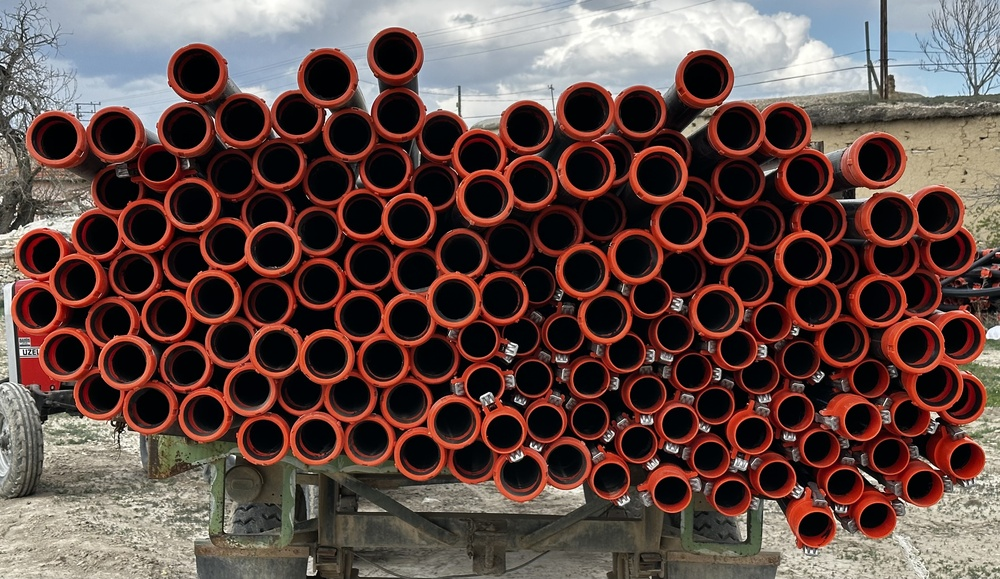
#> input picture pipe.jpeg, 1000 x 579 px, shrunk from 3722 x 2155 before the run
$ jupyter execute pipecounter.ipynb
#> lines starting #> are read from the running program, lines starting #| are printed output that depends on the picture; after the words box and inside, x2 and y2 are one past the last pixel; in counts of white or black regions, pixels touching at a corner belong together
[cell 1]
import cv2
import numpy as np
import matplotlib.pyplot as plt

[cell 2]
image = cv2.imread('pipe.jpeg')
#> image is the input picture: shape (579, 1000, 3); mean B, G, R 71, 75.7, 99.3

hsv = cv2.cvtColor(image, cv2.COLOR_BGR2HSV)
#> hsv: shape (579, 1000, 3); mean H, S, V 55, 127.2, 103.5
lower_orange = np.array([0, 100, 50])
upper_orange = np.array([70, 255, 255])
mask = cv2.inRange(hsv, lower_orange, upper_orange)
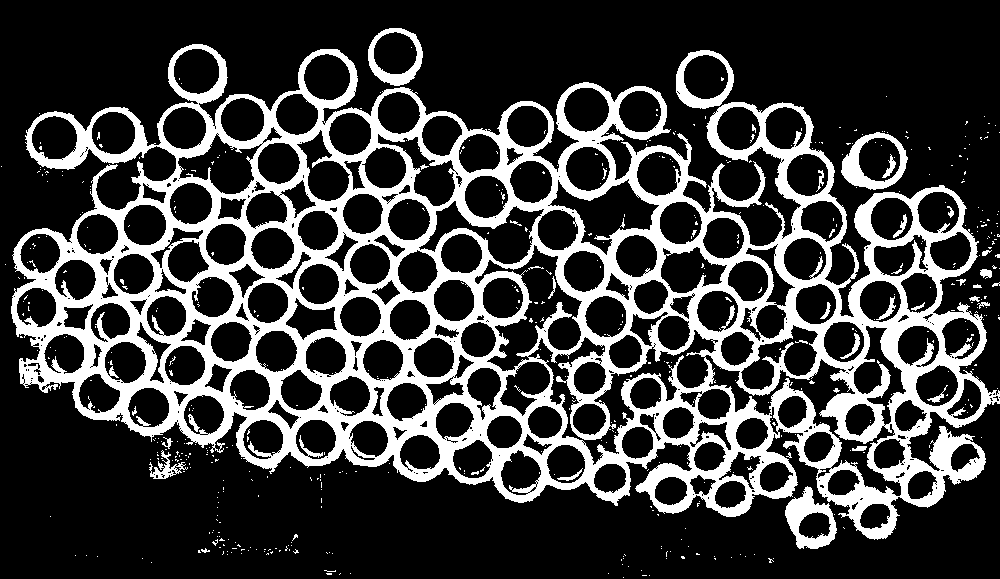
#> mask: shape (579, 1000); 24.1% white; 563 white regions (525 under 20 px), largest, box (x1, y1, x2, y2) and area: (11, 44, 1000, 540) 131002, (785, 486, 837, 549) 1478, (841, 132, 908, 190) 1424
filtered = cv2.bitwise_and(image, image, mask=mask)
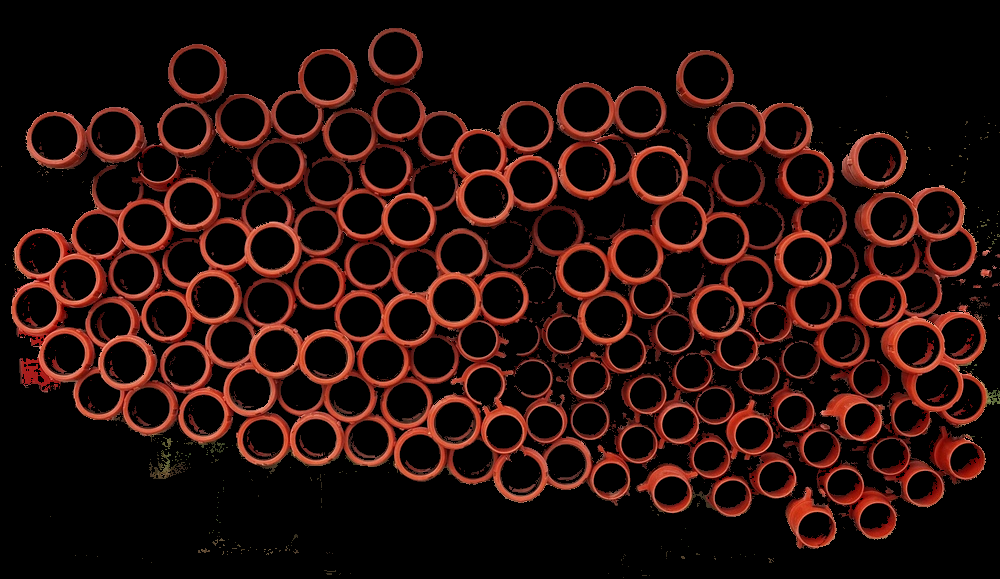
#> filtered: shape (579, 1000, 3); mean B, G, R 10.5, 13.8, 34.8
plt.imshow(filtered, cmap='gray');

[cell 3]
gray = cv2.cvtColor(filtered, cv2.COLOR_BGR2GRAY)
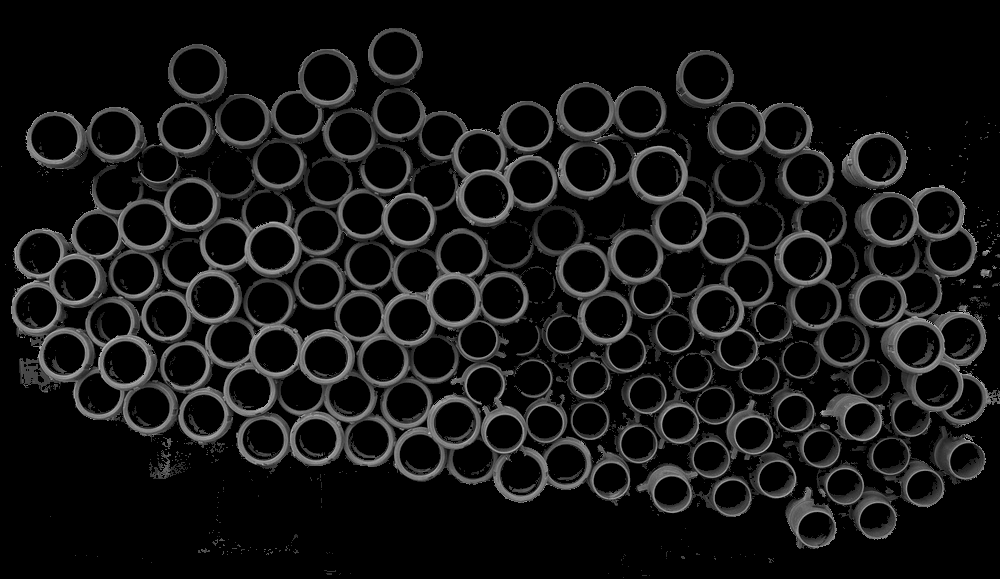
#> gray: shape (579, 1000); min 0, max 199, mean 19.7
plt.imshow(gray, cmap='gray');

[cell 4]
blur = cv2.GaussianBlur(gray, (21,21), 0)
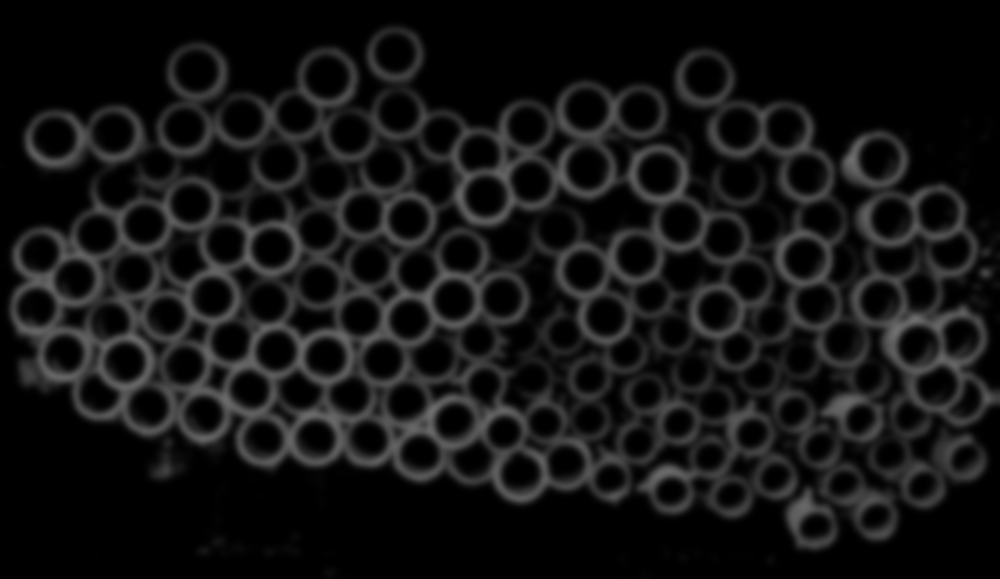
#> blur: shape (579, 1000); min 0, max 111, mean 19.7
plt.imshow(blur, cmap='gray')

[cell 5]
canny = cv2.Canny(blur, 30, 150, 1)
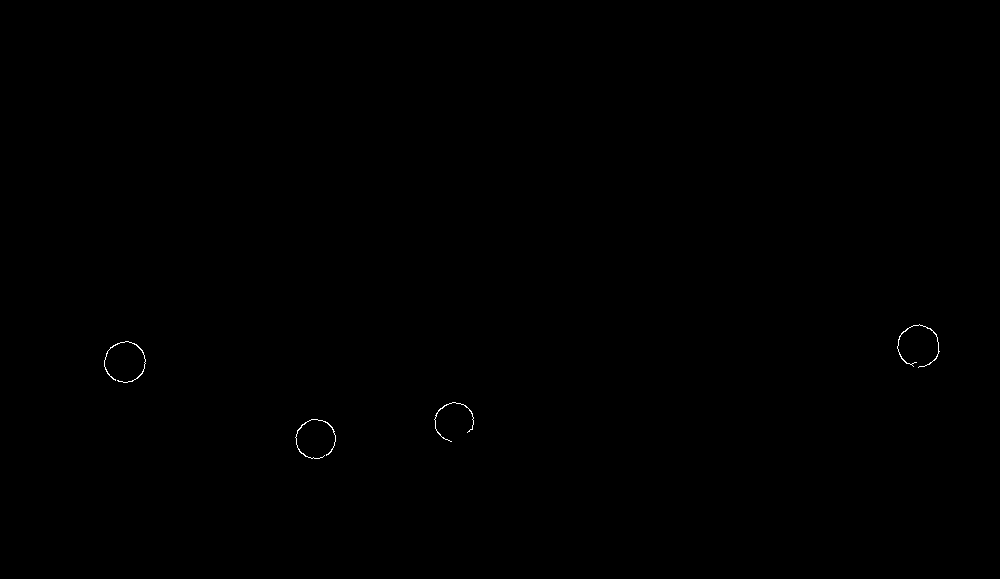
#> canny: shape (579, 1000); 0.09% white in thin lines or dots, all inside (x1, y1, x2, y2) = (104, 324, 940, 459)
plt.imshow(canny, cmap='gray')

[cell 6]
dilated = cv2.dilate(canny, (1,1), iterations = 2)
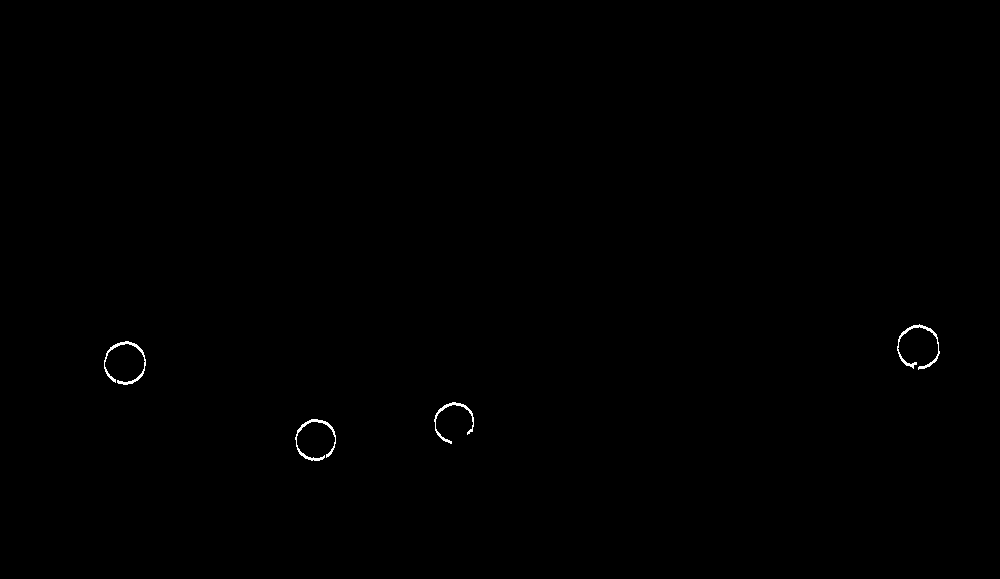
#> dilated: shape (579, 1000); 0.2% white in thin lines or dots, all inside (x1, y1, x2, y2) = (104, 324, 940, 461)
plt.imshow(dilated, cmap='gray')

[cell 7]
(cnt, heirarchy) = cv2.findContours(dilated.copy(), cv2.RETR_EXTERNAL, cv2.CHAIN_APPROX_NONE)
#> cnt = 4 contours; box (x1, y1, x2, y2) and area: (897, 324, 940, 370) 193, (104, 341, 146, 385) 192, (295, 419, 336, 461) 184, (434, 402, 474, 444) 146
rgb = cv2.cvtColor(image, cv2.COLOR_BGR2RGB)
cv2.drawContours(rgb, cnt, -1, (0,255,0), 2)
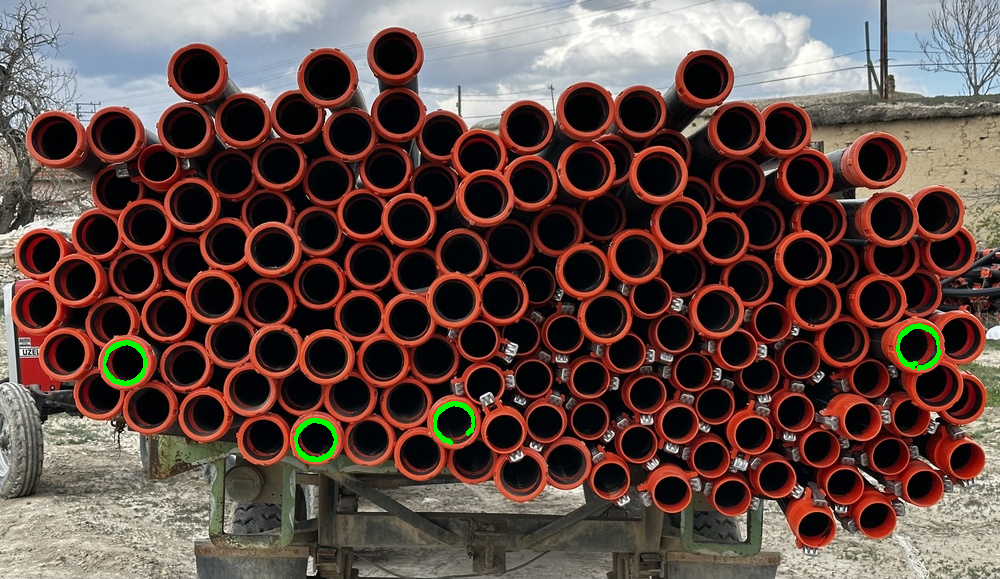
#> rgb: shape (579, 1000, 3); mean R, G, B 98.9, 76.6, 70.8

# Her bir konturun merkezini hesaplayın ve çevresine bir nokta yerleştirin
for c in cnt:
    # Konturun merkezini hesaplayın
    M = cv2.moments(c)
    if M["m00"] != 0:
        cX = int(M["m10"] / M["m00"])
        cY = int(M["m01"] / M["m00"])
    else:
        cX, cY = 0, 0
    # Konturun merkezine bir nokta yerleştirin
    cv2.circle(image, (cX, cY), 5, (0, 0, 255), -1)
#> this loop made 4 passes
#> (cX, cY) on passes 1 to 4: (315, 438), (452, 417), (125, 362), (917, 346)
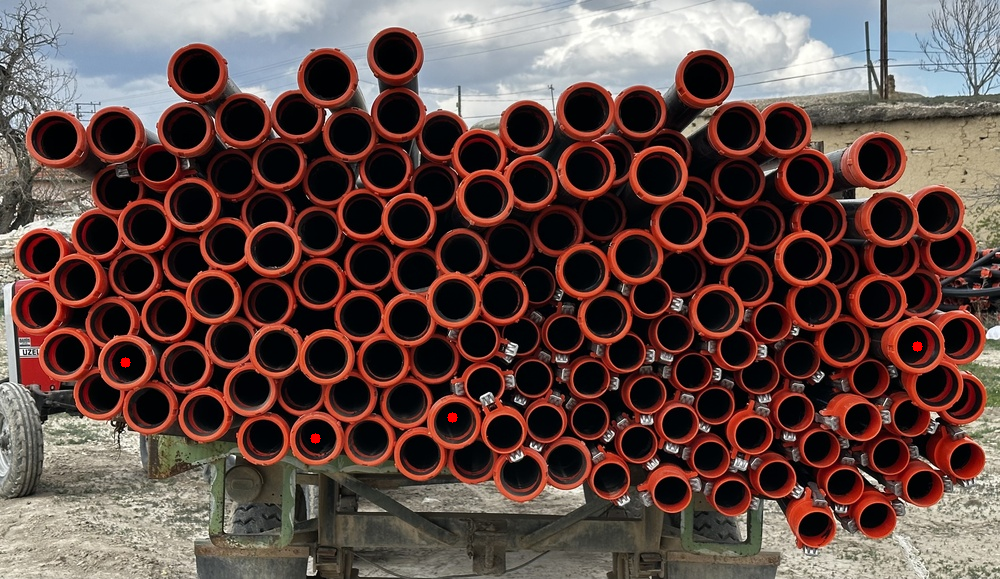
#> image: shape (579, 1000, 3); 0.06% of pixels changed, all inside (x1, y1, x2, y2) = (120, 341, 923, 444)

plt.imshow(cv2.cvtColor(image, cv2.COLOR_BGR2RGB))

[cell 8]


print('Pipes in the image:', len(cnt))
#| Pipes in the image: 4
